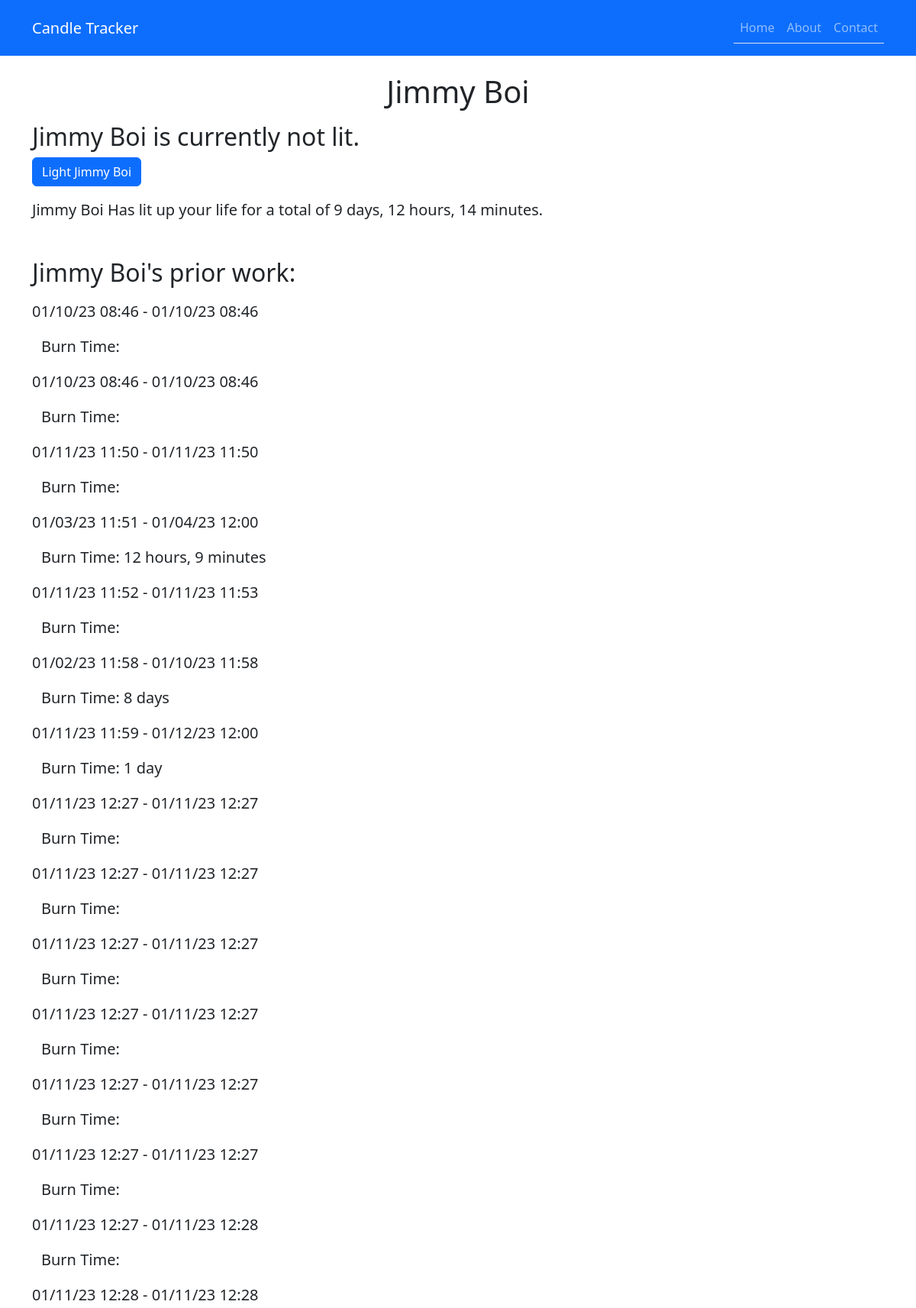
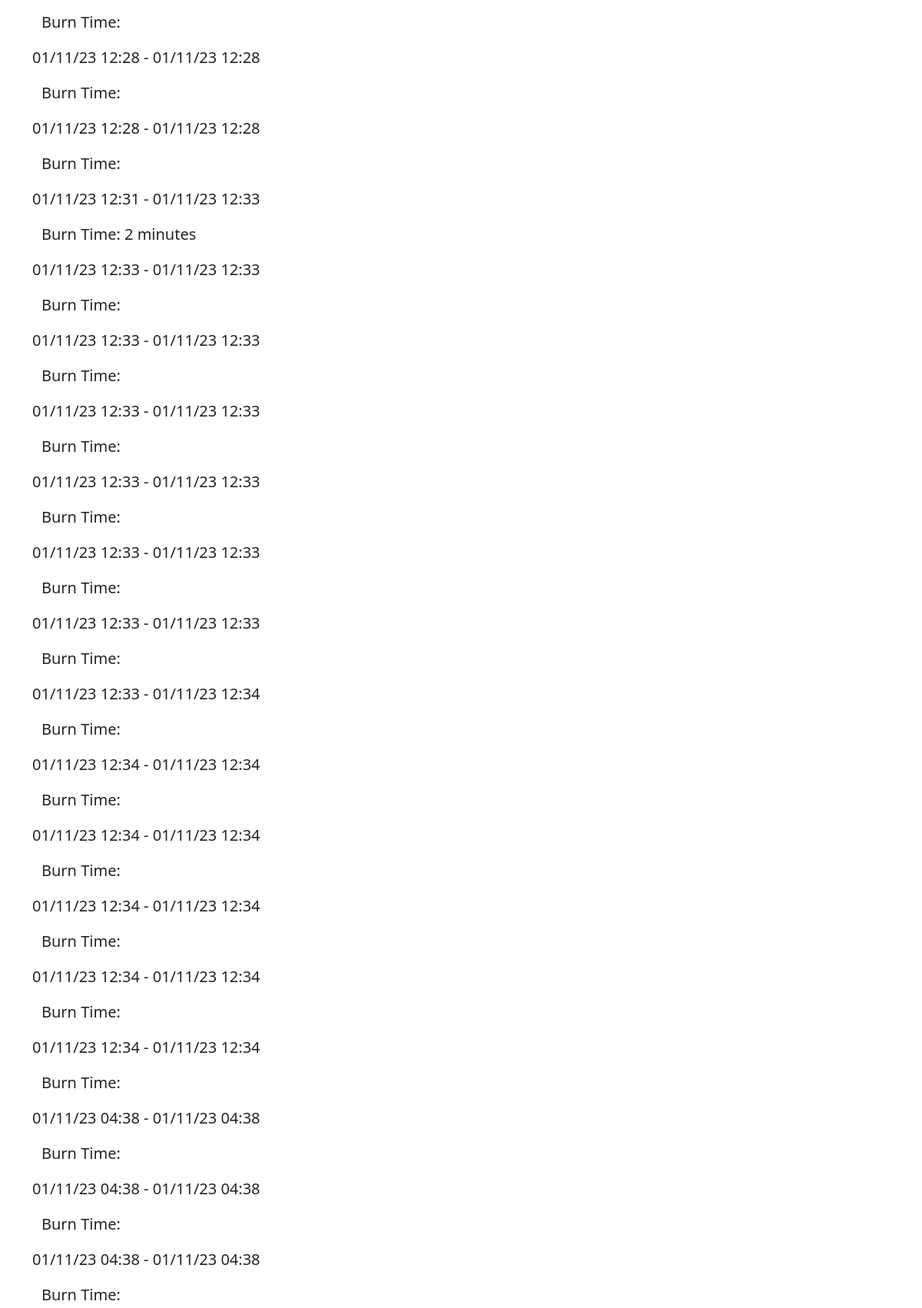
/candles/14/ (upper part), run on the app's committed database (2 pictures, top to bottom).
### candletime/models.py (models this page shows, shortened)
class Candle(models.Model):
    candle_name = models.CharField(max_length=20)
    status = models.BooleanField()
    total_time_lit = models.IntegerField(null=True)

class Candle_detail(models.Model):
    candle = models.ForeignKey(Candle, on_delete=models.CASCADE)
    light_time = models.DateTimeField()
    extinguish_time = models.DateTimeField(null=True)

### candletime/views.py (the view)
# urls.py: path('<int:pk>/', views.candle, name='candle'),
def candle(request, pk):
    try:
        candle = Candle.objects.get(pk=pk)
    except Candle.DoesNotExist:
        response = redirect('new-candle/')
        return response
    candle_detail = Candle_detail.objects.filter(candle=pk).annotate(
        time_lit = Func(
            F('extinguish_time') - F('light_time'),
            function="ROUND"
        )
    )
    total_burn_time = candle_detail.aggregate(Sum('time_lit'))['time_lit__sum']
    context = {'candle': candle,
               'pk':pk,
               'candle_detail':candle_detail,
               'burn_time':total_burn_time,
               }
    if request.method == 'POST':
        form = CandleForm(request.POST)
        if form.is_valid():
            if candle.status == False:
                candle.candle_detail_set.create(
                    candle = candle.pk,
                    light_time = timezone.now()
                )
            else:
                t = candle.candle_detail_set.latest('light_time')
                t.extinguish_time = timezone.now()
                t.save()
            candle.status = not candle.status
            candle.save()
            return redirect(reverse('candletime:candle', kwargs={'pk':pk}), context=context)
    else:
        return render(request, 'candletime/update_candle.html', context=context)

### candletime/templates/candletime/update_candle.html (shortened to what this page needs)
{% extends "base.html" %}
{% load candle_extras %}
{% block content %}
<div class="container mt-5 pt-5">
    <h1 class="text-center mb-3">{{ candle.candle_name }}</h1>
    <form method="post" action="{% url 'candletime:candle' pk %}">
        {% if candle.status %}
            <h2>{{ candle.candle_name }} is currently <strong>LIT</strong>!</h2>
            <input type="submit" class="btn btn-primary" value="Extinguish {{ candle.candle_name }}">
        {% else %}
            <h2>{{ candle.candle_name }} is currently not lit.</h2>
            <input type="submit" class="btn btn-primary" value="Light {{ candle.candle_name }}">
        {% endif %}
    </form>
</div>
<div class="container mt-3">
    <p class="lead"> {{ candle.candle_name }} Has lit up your life for a total of {{ burn_time | duration:'phrase'}}.</p>
</div>
<div class="container mt-5">
    <div class="mb-3">
        <h2>{{ candle.candle_name }}'s prior work:</h2>
    </div>
    {% for item in candle_detail %}
    <p class="lead">{{ item.light_time|date:'m/d/y h:i' }} - {{ item.extinguish_time|date:'m/d/y h:i' }}</p>
    <div class="container ml-5">
        {% if item.extinguish_time %}
        <p class="lead">Burn Time: {{ item.time_lit | duration:'phrase' }}</p>
        {% endif %}
    </div>
    {% endfor %}
</div>
{% endblock %}

### templates/base.html (shortened to what this page needs)
<!DOCTYPE html>
<html lang="en">
<head>
    {% load bootstrap5 %}
    {% bootstrap_css %}
</head>
<body>
    <nav class="navbar navbar-expand-lg bg-primary navbar-dark py-3 fixed-top">
        <div class="container">
            <a href="{% url 'candletime:index' %}" class="navbar-brand">Candle Tracker</a>
            <div class="collapse navbar-collapse" id="navmenu">
                <ul class="navbar-nav ms-auto">
                    <li class="nav-item border-bottom text-center">
                        <a href="/candles/" class="nav-link">Home</a>
                    </li>
                    <li class="nav-item border-bottom text-center">
                        <a href="/candles/about/" class="nav-link">About</a>
                    </li>
                    <li class="nav-item border-bottom text-center">
                        <a href="/candles/contact/" class="nav-link">Contact</a>
                    </li>
                </ul>
            </div>
        </div>
    </nav>
    {% block content %}
    {% endblock content %}
</body>
</html>

### data on the page
Candle: candle_name "Jimmy Boi", candle_name "Light Jimmy Boi"
Candle_detail: light_time "01/10/23 08:46", extinguish_time "01/10/23 08:46"
Candle_detail: light_time "01/10/23 08:46", extinguish_time "01/10/23 08:46"
Candle_detail: light_time "01/11/23 11:50", extinguish_time "01/11/23 11:50"
Candle_detail: light_time "01/03/23 11:51", extinguish_time "01/04/23 12:00", time_lit|duration "12 hours, 9 minutes"
Candle_detail: light_time "01/11/23 11:52", extinguish_time "01/11/23 11:53"
Candle_detail: light_time "01/02/23 11:58", extinguish_time "01/10/23 11:58", time_lit|duration "8 days"
Candle_detail: light_time "01/11/23 11:59", extinguish_time "01/12/23 12:00", time_lit|duration "1 day"
Candle_detail: light_time "01/11/23 12:27", extinguish_time "01/11/23 12:27"
Candle_detail: light_time "01/11/23 12:27", extinguish_time "01/11/23 12:27"
Candle_detail: light_time "01/11/23 12:27", extinguish_time "01/11/23 12:27"
Candle_detail: light_time "01/11/23 12:27", extinguish_time "01/11/23 12:27"
Candle_detail: light_time "01/11/23 12:27", extinguish_time "01/11/23 12:27"
Candle_detail: light_time "01/11/23 12:27", extinguish_time "01/11/23 12:27"
Candle_detail: light_time "01/11/23 12:27", extinguish_time "01/11/23 12:28"
Candle_detail: light_time "01/11/23 12:28", extinguish_time "01/11/23 12:28"
Candle_detail: light_time "01/11/23 12:28", extinguish_time "01/11/23 12:28"
Candle_detail: light_time "01/11/23 12:28", extinguish_time "01/11/23 12:28"
Candle_detail: light_time "01/11/23 12:31", extinguish_time "01/11/23 12:33", time_lit|duration "2 minutes"
Candle_detail: light_time "01/11/23 12:33", extinguish_time "01/11/23 12:33"
Candle_detail: light_time "01/11/23 12:33", extinguish_time "01/11/23 12:33"
Candle_detail: light_time "01/11/23 12:33", extinguish_time "01/11/23 12:33"
Candle_detail: light_time "01/11/23 12:33", extinguish_time "01/11/23 12:33"
Candle_detail: light_time "01/11/23 12:33", extinguish_time "01/11/23 12:33"
Candle_detail: light_time "01/11/23 12:33", extinguish_time "01/11/23 12:33"
Candle_detail: light_time "01/11/23 12:33", extinguish_time "01/11/23 12:34"
Candle_detail: light_time "01/11/23 12:34", extinguish_time "01/11/23 12:34"
Candle_detail: light_time "01/11/23 12:34", extinguish_time "01/11/23 12:34"
Candle_detail: light_time "01/11/23 12:34", extinguish_time "01/11/23 12:34"
Candle_detail: light_time "01/11/23 12:34", extinguish_time "01/11/23 12:34"
Candle_detail: light_time "01/11/23 12:34", extinguish_time "01/11/23 12:34"
Candle_detail: light_time "01/11/23 04:38", extinguish_time "01/11/23 04:38"
Candle_detail: light_time "01/11/23 04:38", extinguish_time "01/11/23 04:38"
Candle_detail: light_time "01/11/23 04:38", extinguish_time "01/11/23 04:38"

### other printed values
{{ burn_time | duration:'phrase' }} "9 days, 12 hours, 14 minutes"
